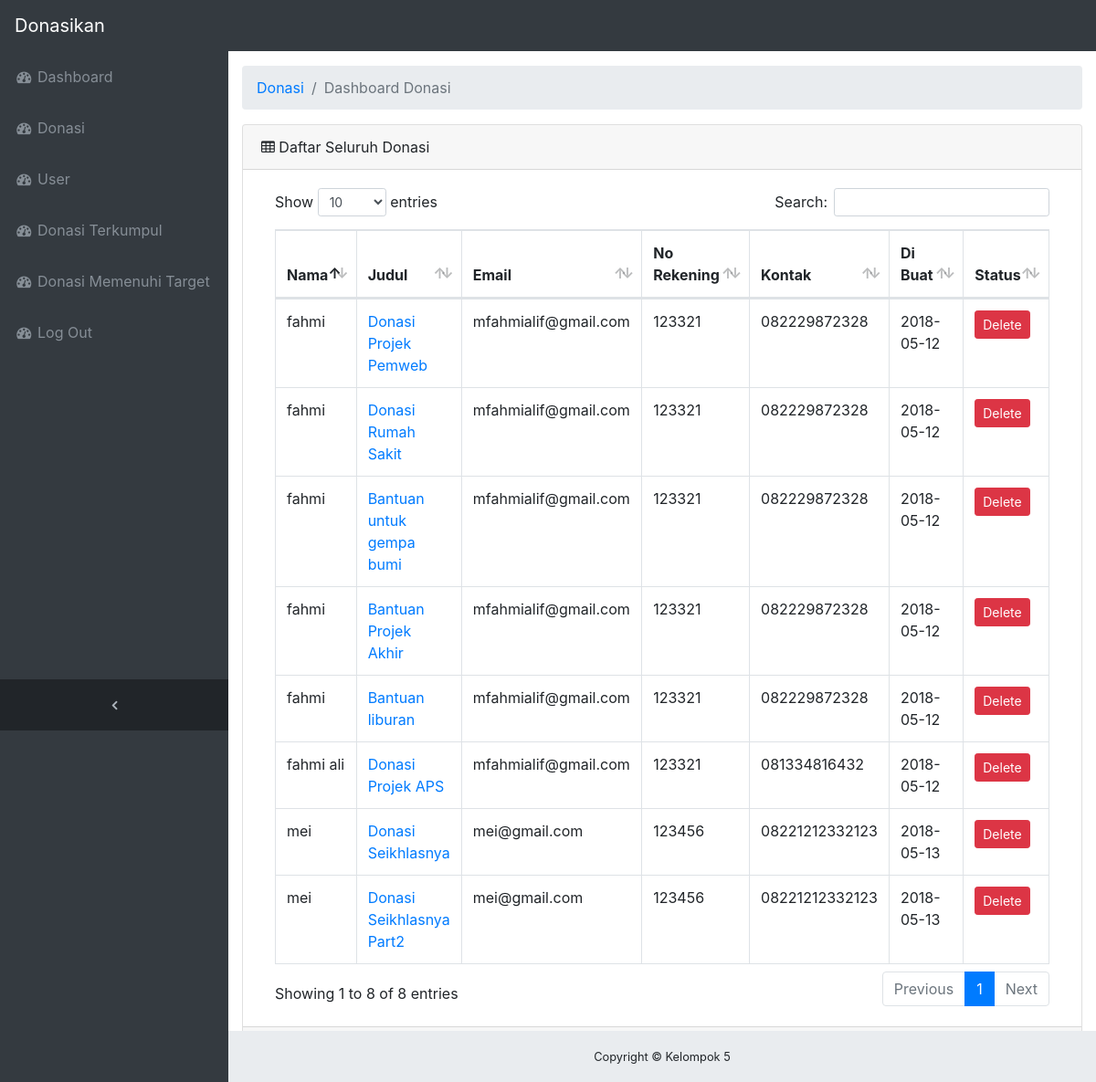
Screenshot of /admin_donasi.php with the database file from the repository.
### tables this page shows
CREATE TABLE `donasi` (
  `id_donasi` int(11) NOT NULL,
  `judul` varchar(30) NOT NULL,
  `target` double NOT NULL,
  `tgl_expired` date NOT NULL,
  `foto` varchar(255) NOT NULL,
  `deskripsi_donasi` text NOT NULL,
  `email` varchar(100) NOT NULL,
  `no_rekening` varchar(32) NOT NULL,
  `no_hp` varchar(16) NOT NULL,
  `status` tinyint(1) NOT NULL,
  `nama` varchar(50) NOT NULL,
  `tgl_donasi` date NOT NULL,
  `donasi_terkumpul` double NOT NULL,
  `lengkap` tinyint(1) NOT NULL
);

### controllers/AdminDonasiController.php (called while the page is built, shortened)
<?php
class AdminDonasiController
{
  public $mysqli;
  function __construct()
  {
    $kon = new Koneksi();
    $this->mysqli = $kon->mysqli;
  }
  public function tampilListDonasi()
  {
    $rs = $this->mysqli->query("SELECT * FROM `donasi`");
    $rows = array();
    while ($row = $rs->fetch_assoc()) {
      $rows[] = $row;
    }
    return $rows;
  }
}
 ?>

### etc/Koneksi.php (called while the page is built, shortened)
<?php
class Koneksi
{
  function __construct()
  {
    $this->mysqli = new mysqli("localhost","root","","donasikan");
  }
}
 ?>

### admin_donasi.php (the view, shortened to what this page needs)
<?php
include("controllers/AdminDonasiController.php");
include("etc/Koneksi.php");
?>
<!DOCTYPE html>
<html lang="en">
<head>
  <link href="vendor/bootstrap/css/bootstrap.min.css" rel="stylesheet">
  <link href="vendor/font-awesome/css/font-awesome.min.css" rel="stylesheet" type="text/css">
  <link href="vendor/datatables/dataTables.bootstrap4.css" rel="stylesheet">
  <link href="css/sb-admin.css" rel="stylesheet">
</head>
<body class="fixed-nav sticky-footer bg-dark" id="page-top">
  <nav class="navbar navbar-expand-lg navbar-dark bg-dark fixed-top" id="mainNav">
    <a class="navbar-brand" href="index.html">Donasikan</a>
    <div class="collapse navbar-collapse" id="navbarResponsive">
      <ul class="navbar-nav navbar-sidenav" id="exampleAccordion">
        <li class="nav-item" data-toggle="tooltip" data-placement="right" title="Dashboard">
          <a class="nav-link" href="admin.php">
            <i class="fa fa-fw fa-dashboard"></i>
            <span class="nav-link-text">Dashboard</span>
          </a>
        </li>
        <li class="nav-item" data-toggle="tooltip" data-placement="right" title="Donasi">
          <a class="nav-link" href="admin_donasi.php">
            <i class="fa fa-fw fa-dashboard"></i>
            <span class="nav-link-text">Donasi</span>
          </a>
        </li>
        <li class="nav-item" data-toggle="tooltip" data-placement="right" title="user">
          <a class="nav-link" href="admin_user.php">
            <i class="fa fa-fw fa-dashboard"></i>
            <span class="nav-link-text">User</span>
          </a>
        </li>
        <li class="nav-item" data-toggle="tooltip" data-placement="right" title="user">
          <a class="nav-link" href="admin_donasi_terkumpul.php">
            <i class="fa fa-fw fa-dashboard"></i>
            <span class="nav-link-text">Donasi Terkumpul</span>
          </a>
        </li>
        <li class="nav-item" data-toggle="tooltip" data-placement="right" title="user">
          <a class="nav-link" href="admin_donasi_lengkap.php">
            <i class="fa fa-fw fa-dashboard"></i>
            <span class="nav-link-text">Donasi Memenuhi Target</span>
          </a>
        </li>
        <li class="nav-item" data-toggle="tooltip" data-placement="right" title="user">
          <a class="nav-link" href="controllers/LogOutController.php">
            <i class="fa fa-fw fa-dashboard"></i>
            <span class="nav-link-text">Log Out</span>
          </a>
        </li>
      </ul>
      <ul class="navbar-nav sidenav-toggler">
          <li class="nav-item">
            <a class="nav-link text-center" id="sidenavToggler">
              <i class="fa fa-fw fa-angle-left"></i>
            </a>
          </li>
        </ul>
    </div>
  </nav>
  <div class="content-wrapper">
    <div class="container-fluid">
      <ol class="breadcrumb">
        <li class="breadcrumb-item">
          <a href="#">Donasi</a>
        </li>
        <li class="breadcrumb-item active">Dashboard Donasi</li>
      </ol>
      <div class="card mb-3">
        <div class="card-header">
          <i class="fa fa-table"></i> Daftar Seluruh Donasi </div>
        <div class="card-body">
          <div class="table-responsive">
            <table class="table table-bordered" id="dataTable" width="100%" cellspacing="0">
              <thead>
                <tr>
                  <th>Nama</th>
                  <th>Judul</th>
                  <th>Email</th>
                  <th>No Rekening</th>
                  <th>Kontak</th>
                  <th>Di Buat</th>
                  <th>Status</th>
                </tr>
              </thead>
              <tbody>
                <?php
                $admin = new AdminDonasiController();
                $rows = $admin->tampilListDonasi();
                foreach ($rows as $row) {
                  echo "<tr>
                    <td>$row[nama]</td>
                    <td><a href='detildonasi.php?id=$row[id_donasi]' target='_blank'>$row[judul]</a></td>
                    <td>$row[email]</td>
                    <td>$row[no_rekening]</td>
                    <td>$row[no_hp]</td>
                    <td>$row[tgl_donasi]</td>
                    <td><a href='controllers/AdminDonasiController.php?delete=1&id=$row[id_donasi]' role='button' aria-disabled='false' class='btn btn-danger btn-sm'>Delete</a>
                    </td>
                    </tr>";
                }
                 ?>
              </tbody>
            </table>
          </div>
        </div>
        <div class="card-footer small text-muted">Updated yesterday at 11:59 PM</div>
      </div>
    </div>
    <footer class="sticky-footer">
      <div class="container">
        <div class="text-center">
          <small>Copyright © Kelompok 5</small>
        </div>
      </div>
    </footer>
  </div>
</body>
</html>

### css/sb-admin.css (style rules this page uses)
html { position: relative; min-height: 100%; }
body { overflow-x: hidden; }
body.sticky-footer { margin-bottom: 56px; }
body.sticky-footer .content-wrapper { min-height: calc(100vh - 56px - 56px); }
body.fixed-nav { padding-top: 56px; }
.content-wrapper { min-height: calc(100vh - 56px); padding-top: 1rem; }
#mainNav .navbar-collapse { overflow: auto; max-height: 75vh; }
#mainNav .navbar-collapse .navbar-nav .nav-item .nav-link { cursor: pointer; }
#mainNav .navbar-collapse .sidenav-toggler { display: none; }
@media (min-width: 992px) { #mainNav .navbar-brand { width: 250px; } }
@media (min-width: 992px) { #mainNav .navbar-collapse { overflow: visible; max-height: none; } }
@media (min-width: 992px) { #mainNav .navbar-collapse .navbar-sidenav { position: absolute; top: 0; left: 0; -webkit-flex-direction: column; -ms-flex-direction: column; flex-direction: column; margin-top: 56px; } }
@media (min-width: 992px) { #mainNav .navbar-collapse .navbar-sidenav > .nav-item { width: 250px; padding: 0; } }
@media (min-width: 992px) { #mainNav .navbar-collapse .navbar-sidenav > .nav-item > .nav-link { padding: 1em; } }
#mainNav.fixed-top .sidenav-toggler { display: none; }
@media (min-width: 992px) { #mainNav.fixed-top .navbar-sidenav { height: calc(100vh - 112px); } }
@media (min-width: 992px) { #mainNav.fixed-top .sidenav-toggler { position: absolute; top: 0; left: 0; display: flex; -webkit-flex-direction: column; -ms-flex-direction: column; flex-direction: column; margin-top: calc(100vh - 56px); } }
@media (min-width: 992px) { #mainNav.fixed-top .sidenav-toggler > .nav-item { width: 250px; padding: 0; } }
@media (min-width: 992px) { #mainNav.fixed-top .sidenav-toggler > .nav-item > .nav-link { padding: 1em; } }
#mainNav.fixed-top.navbar-dark .sidenav-toggler { background-color: #212529; }
#mainNav.fixed-top.navbar-dark .sidenav-toggler a i { color: #adb5bd; }
.content-wrapper { overflow-x: hidden; background: white; }
@media (min-width: 992px) { .content-wrapper { margin-left: 250px; } }
#sidenavToggler i { font-weight: 800; }
#mainNav.navbar-dark .navbar-collapse .navbar-sidenav > .nav-item > .nav-link { color: #868e96; }
@media (min-width: 992px) { #mainNav.navbar-dark .navbar-collapse .navbar-sidenav { background: #343a40; } }
footer.sticky-footer { position: absolute; right: 0; bottom: 0; width: 100%; height: 56px; background-color: #e9ecef; line-height: 55px; }
@media (min-width: 992px) { footer.sticky-footer { width: calc(100% - 250px); } }

### rows the page displays
donasi: nama "fahmi", judul "Donasi Projek Pemweb", email "mfahmialif@gmail.com", no_rekening "123321", no_hp "082229872328", tgl_donasi "2018-05-12"
donasi: nama "fahmi ali", judul "Donasi Projek APS", email "mfahmialif@gmail.com", no_rekening "123321", no_hp "081334816432", tgl_donasi "2018-05-12"
donasi: nama "fahmi", judul "Donasi Rumah Sakit", email "mfahmialif@gmail.com", no_rekening "123321", no_hp "082229872328", tgl_donasi "2018-05-12"
donasi: nama "fahmi", judul "Bantuan untuk gempa bumi", email "mfahmialif@gmail.com", no_rekening "123321", no_hp "082229872328", tgl_donasi "2018-05-12"
donasi: nama "fahmi", judul "Bantuan Projek Akhir", email "mfahmialif@gmail.com", no_rekening "123321", no_hp "082229872328", tgl_donasi "2018-05-12"
donasi: nama "fahmi", judul "Bantuan liburan", email "mfahmialif@gmail.com", no_rekening "123321", no_hp "082229872328", tgl_donasi "2018-05-12"
donasi: nama "mei", judul "Donasi Seikhlasnya", email "mei@gmail.com", no_rekening "123456", no_hp "08221212332123", tgl_donasi "2018-05-13"
donasi: nama "mei", judul "Donasi Seikhlasnya Part2", email "mei@gmail.com", no_rekening "123456", no_hp "08221212332123", tgl_donasi "2018-05-13"
